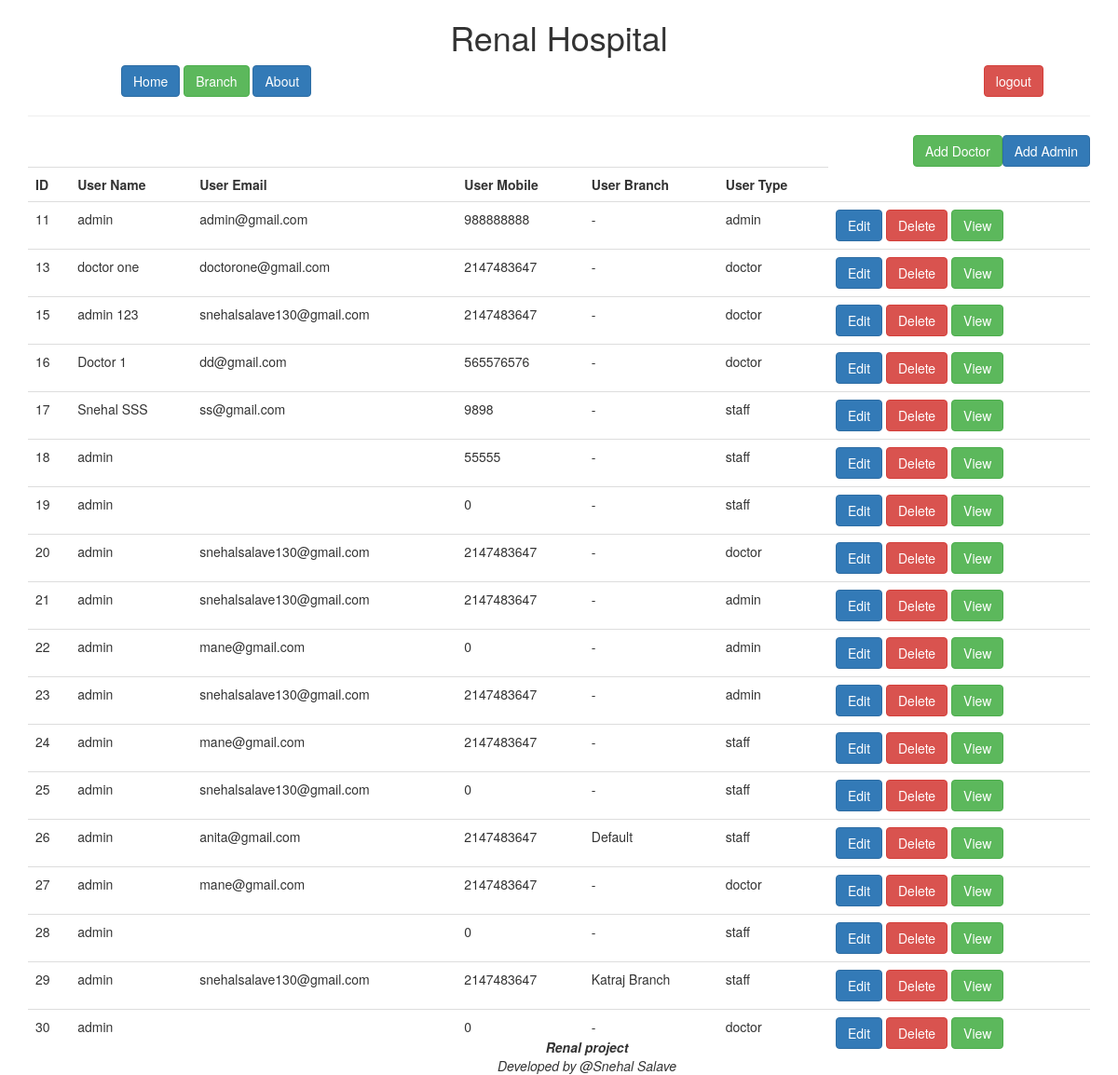
The app's page /admin/admin_list.php (signed in) with its own data.
### tables this page shows
CREATE TABLE `user` (
  `id` int(11) NOT NULL,
  `userName` varchar(100) NOT NULL,
  `userEmail` varchar(40) NOT NULL,
  `userPassword` varchar(30) NOT NULL,
  `mobileNumber` int(15) NOT NULL,
  `branchId` int(11) NOT NULL,
  `userType` enum('admin','staff','doctor','') NOT NULL,
  `status` enum('Active','inactive','','') NOT NULL DEFAULT 'Active',
  `isDeleted` tinyint(4) NOT NULL
);

CREATE TABLE `branch` (
  `id` int(11) NOT NULL,
  `branchName` varchar(100) NOT NULL,
  `amountPerPatient` int(100) NOT NULL,
  `branchLocation` varchar(30) NOT NULL,
  `createdAt` timestamp NOT NULL DEFAULT current_timestamp() ON UPDATE current_timestamp(),
  `status` enum('active','inactive','','') NOT NULL DEFAULT 'active',
  `isDeleted` tinyint(4) NOT NULL
);

### admin/admin_list.php (the view, shortened to what this page needs)
<!DOCTYPE html>
<html lang="en">
<head>
    <link rel="stylesheet" href="https://maxcdn.bootstrapcdn.com/bootstrap/3.4.1/css/bootstrap.min.css">
</head>
<body>
<div class="container">
    <?php include('../view/header.php'); ?>
    <section id="main">
    <a class="btn btn-primary pull-right"  href="/renal-hospital/admin/admin_add.php?type=admin">Add Admin </a> &nbsp;&nbsp;
    <a class="btn btn-success pull-right"  href="/renal-hospital/admin/admin_add.php?type=doctor">Add Doctor </a>
        <section id="content">
       <?php
        include("../connect.php");
        $sql="SELECT
                u.*,
                b.branchName
            FROM
                USER u
            LEFT JOIN branch b ON
                u.branchId = b.id";
        $res=mysqli_query($con,$sql);
        ?>
        <table  class="table table-dark table-hover">
        <?php
        if(mysqli_num_rows($res)>0)
        { ?>
        <tr>
    <th>ID</th>
    <th>User Name</th>
    <th>User Email</th>
    <th>User Mobile</th>
    <th>User Branch</th>
    <th>User Type</th>
    </tr>
        <?php
        while ($row=mysqli_fetch_assoc($res)) {
            ?>
        <tr>
        <td><?php echo $row['id']; ?></td>
        <td><?php echo $row['userName']; ?></td>
        <td><?php echo $row['userEmail']; ?></td>
        <td><?php echo $row['mobileNumber']; ?></td>
        <td><?php echo (!empty($row['branchName']) ? $row['branchName'] : '-'); ?></td>
        <td><?php echo $row['userType']; ?></td>
        <td>
        <a class="btn btn-primary" href="admin_edit.php?id=<?php echo $row['id'].'&?type='.$row['userType']; ?>">Edit</a>
        <a class="btn btn-danger" href='javascript:void(0)' onclick="return fundelete(<?php echo $row['id']; ?>)">Delete</a>
        <a class="btn btn-success" href="admin_view.php?id=<?php echo $row['id'];?> ">View</a>
        </td>
        </tr>
        <?php
        } ?>
        </table>
        <?php } else
        { echo "record Not found"; } ?>
        </section>
        <?php include('../view/footer.php'); ?>
    </section>
</div>
</body>
</html>

### records on screen
user: id "11", userName "admin", userEmail "admin@gmail.com", mobileNumber "988888888", userType "admin"
user: id "13", userName "doctor one", userEmail "doctorone@gmail.com", mobileNumber "2147483647", userType "doctor"
user: id "15", userName "admin 123", userEmail "snehalsalave130@gmail.com", mobileNumber "2147483647", userType "doctor"
user: id "16", userName "Doctor 1", userEmail "dd@gmail.com", mobileNumber "565576576", userType "doctor"
user: id "17", userName "Snehal SSS", userEmail "ss@gmail.com", mobileNumber "9898", userType "staff"
user: id "18", userName "admin", mobileNumber "55555", userType "staff"
user: id "19", userName "admin", mobileNumber "0", userType "staff"
user: id "20", userName "admin", userEmail "snehalsalave130@gmail.com", mobileNumber "2147483647", userType "doctor"
user: id "21", userName "admin", userEmail "snehalsalave130@gmail.com", mobileNumber "2147483647", userType "admin"
user: id "22", userName "admin", userEmail "mane@gmail.com", mobileNumber "0", userType "admin"
user: id "23", userName "admin", userEmail "snehalsalave130@gmail.com", mobileNumber "2147483647", userType "admin"
user: id "24", userName "admin", userEmail "mane@gmail.com", mobileNumber "2147483647", userType "staff"
user: id "25", userName "admin", userEmail "snehalsalave130@gmail.com", mobileNumber "0", userType "staff"
user: id "26", userName "admin", userEmail "anita@gmail.com", mobileNumber "2147483647", branchId.branchName "Default", userType "staff"
user: id "27", userName "admin", userEmail "mane@gmail.com", mobileNumber "2147483647", userType "doctor"
user: id "28", userName "admin", mobileNumber "0", userType "staff"
user: id "29", userName "admin", userEmail "snehalsalave130@gmail.com", mobileNumber "2147483647", branchId.branchName "Katraj Branch", userType "staff"
user: id "30", userName "admin", mobileNumber "0", userType "doctor"
